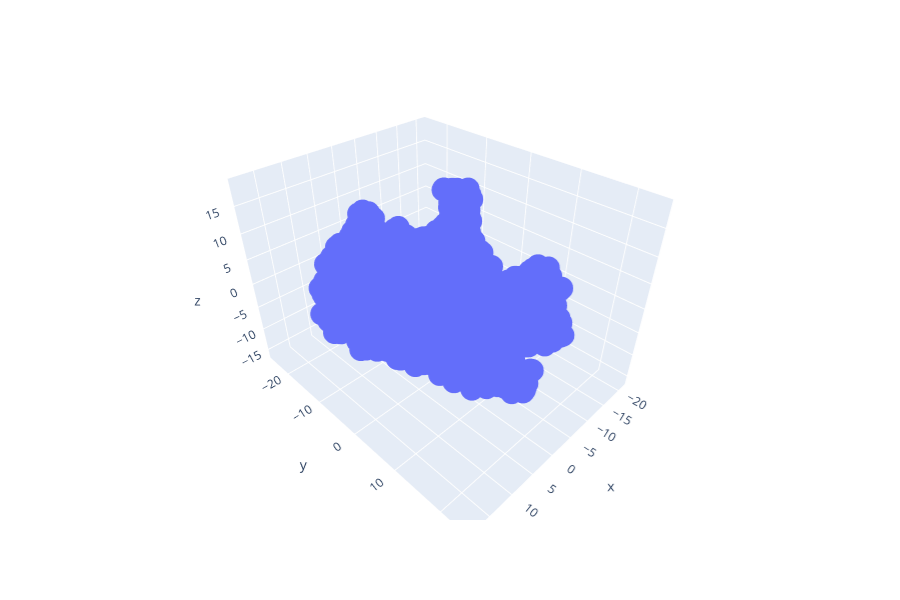

The notebook cell saved with this chart:
### Code cell
fig = px.scatter_3d(tsne_3D_256_pandas, x='x', y='y', z='z')
fig.show()

### Figure 1 — Plotly figure (JSON) as saved in the notebook; plotly's stock layout.template omitted (floating-point values rounded to 4 significant figures; data arrays with more than 128 entries replaced by an {"elided": "..."} marker saying what was removed)
{"data": [{"hoverlabel": {"namelength": 0}, "hovertemplate": "x=%{x}<br>y=%{y}<br>z=%{z}", "legendgroup": "", "marker": {"color": "#636efa", "symbol": "circle"}, "mode": "markers", "name": "", "scene": "scene", "showlegend": false, "type": "scatter3d", "x": {"elided": "2348 float values"}, "y": {"elided": "2348 float values"}, "z": {"elided": "2348 float values"}}], "layout": {"height": 600, "legend": {"tracegroupgap": 0}, "margin": {"t": 60}, "scene": {"domain": {"x": [0, 0.98], "y": [0, 1]}, "xaxis": {"title": {"text": "x"}}, "yaxis": {"title": {"text": "y"}}, "zaxis": {"title": {"text": "z"}}}}}
